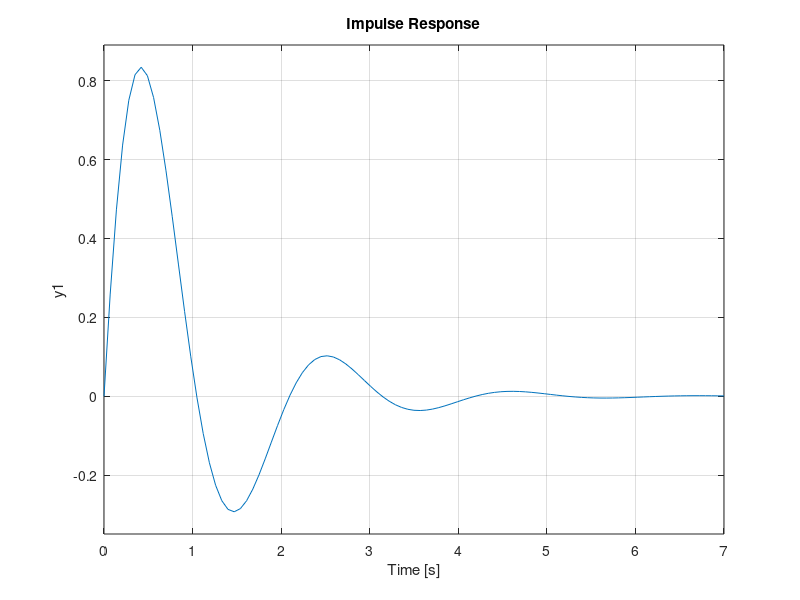

This chart was generated by the following MATLAB code: (Note: this script raises an error after producing the figure.)
%=============================================================================
% Copyright (c) 2023-present Allan CORNET (Nelson)
%=============================================================================
% This file is part of Nelson.
%=============================================================================
% LICENCE_BLOCK_BEGIN
% SPDX-License-Identifier: LGPL-3.0-or-later
% LICENCE_BLOCK_END
%=============================================================================
% <--ADV-CLI MODE-->
%=============================================================================
f = figure();
sys = tf(4,[1 2 10]);
impulse(sys)
%=============================================================================
sys = tf(4,[1 2 10]);
t = 0:0.05:5;
y = impulse(sys,t);
assert_isequal(size(y), [101, 1]);
f = figure();
impulse(sys,t);
%=============================================================================
